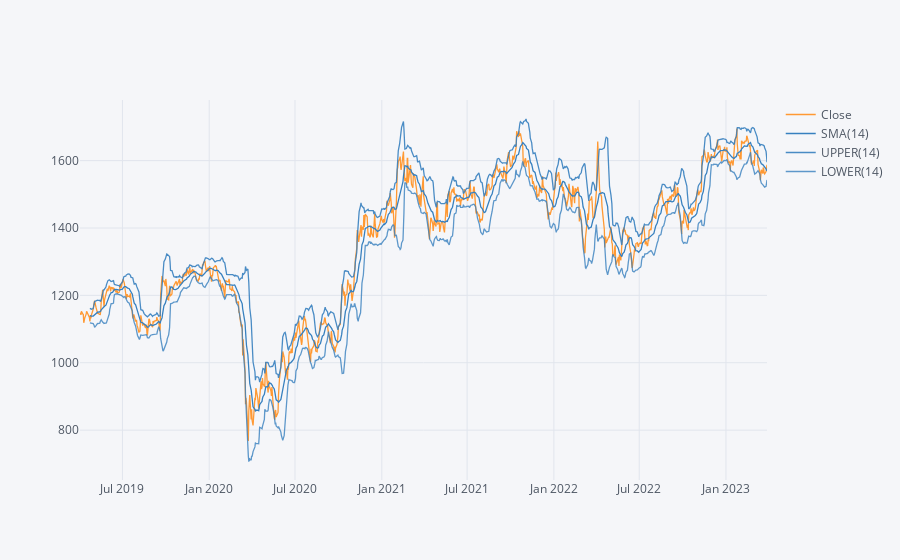

This figure's notebook cell:
### Code cell
df['Close'].loc['2019-04-01 00:05:30' : '2023-03-31 00:05:30'].ta_plot(study='boll')

### Figure 1 — Plotly figure (JSON) as saved in the notebook; plotly's stock layout.template omitted (floating-point values rounded to 4 significant figures; data arrays with more than 128 entries replaced by an {"elided": "..."} marker saying what was removed)
{"data": [{"line": {"color": "rgba(255, 153, 51, 1.0)", "dash": "solid", "shape": "linear", "width": 1.3}, "mode": "lines", "name": "Close", "text": "", "x": {"elided": "990 str values"}, "y": {"elided": "990 float values"}, "type": "scatter"}, {"line": {"color": "rgba(55, 128, 191, 1.0)", "dash": "solid", "shape": "linear", "width": 1.3}, "mode": "lines", "name": "SMA(14)", "text": "", "x": {"elided": "990 str values"}, "y": {"elided": "990 mixed values"}, "type": "scatter"}, {"line": {"color": "rgba(55, 128, 191, 0.8999999999999999)", "dash": "solid", "shape": "linear", "width": 1.3}, "mode": "lines", "name": "UPPER(14)", "text": "", "x": {"elided": "990 str values"}, "y": {"elided": "990 mixed values"}, "type": "scatter"}, {"line": {"color": "rgba(55, 128, 191, 0.7999999999999998)", "dash": "solid", "shape": "linear", "width": 1.3}, "mode": "lines", "name": "LOWER(14)", "text": "", "x": {"elided": "990 str values"}, "y": {"elided": "990 mixed values"}, "type": "scatter"}], "layout": {"legend": {"bgcolor": "#F5F6F9", "font": {"color": "#4D5663"}}, "paper_bgcolor": "#F5F6F9", "plot_bgcolor": "#F5F6F9", "title": {"font": {"color": "#4D5663"}}, "xaxis": {"gridcolor": "#E1E5ED", "showgrid": true, "tickfont": {"color": "#4D5663"}, "title": {"font": {"color": "#4D5663"}, "text": ""}, "zerolinecolor": "#E1E5ED"}, "yaxis": {"gridcolor": "#E1E5ED", "showgrid": true, "tickfont": {"color": "#4D5663"}, "title": {"font": {"color": "#4D5663"}, "text": ""}, "zerolinecolor": "#E1E5ED"}}}
